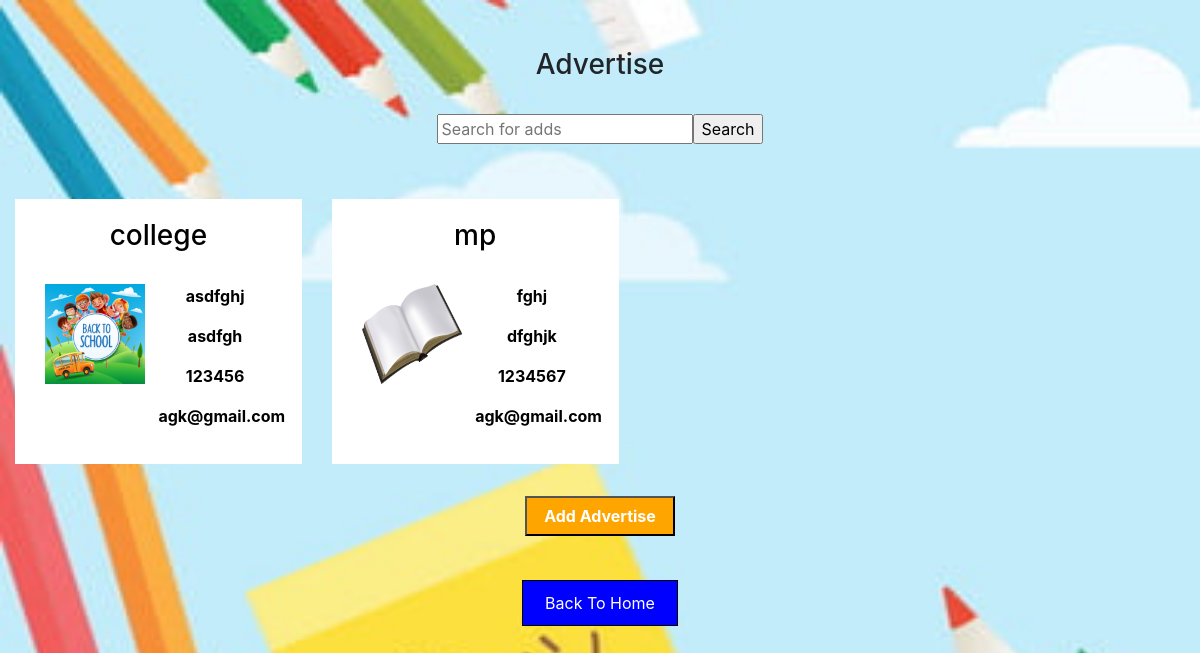
/displayalladd.php, run on the app's committed database.
### tables this page shows
CREATE TABLE `addvertise` (
  `id` int(255) NOT NULL,
  `name` varchar(255) NOT NULL,
  `PAddress` varchar(255) NOT NULL,
  `Phno` varchar(255) NOT NULL,
  `Emailid` varchar(255) NOT NULL,
  `AddvertiseOnWhat` varchar(255) NOT NULL,
  `title` varchar(255) NOT NULL,
  `body` varchar(255) NOT NULL,
  `Location` varchar(255) NOT NULL,
  `contact` varchar(255) NOT NULL,
  `AddEmailid` varchar(255) NOT NULL,
  `AddImage` varchar(255) NOT NULL
);

### displayalladd.php (the view, shortened to what this page needs)
<html>
<body background="images/bg5.jpg">
<br>
<br>
<center><h3> Advertise </h3></center>
<?php
$strKeyword = null;
?>
<form name="frmSearch" method="post" action="<?php echo $_SERVER['SCRIPT_NAME'];?>">
<br>
<center><table width="599" border="0">
<tr>
<input name="txtKeyword" type="text" id="txtKeyword" placeholder="Search for adds" value="<?php echo $strKeyword;?>">
<input type="submit" value="Search"></th>
</tr>
</table></center>
<br>
</form>
<?php
	include('conns.php');
$sql = "SELECT * FROM addvertise WHERE title LIKE '%".$strKeyword."%' ";
$query = mysqli_query($conn,$sql);
?>
<?php
while($result=mysqli_fetch_array($query,MYSQLI_ASSOC))
{
?>
 <div style="float:left; padding: 20px; text-align: center; font-weight:bold; color:black; background: white; margin:15px">
<center><h3> <?php echo $result['title']; ?> </h3></center>
<br>
<div class="left">
<p> <img src=" <?php echo $result['AddImage']; ?>" height="100px" width="100px"> </td>
</div>
<div class="right">
<p> <?php echo $result['body']; ?> </p>
<p> <?php echo $result['Location']; ?> </p>
<p> <?php echo $result['contact']; ?> </p>
<p> <?php echo $result['AddEmailid']; ?> </p>
</div>
</div>
<?php
}
?>
<br><br><br><br><br><br><br><br><br><br><br><br><br>
<form action="addvertise.php">
<center><input type="submit" class="display" name="submit" value="Add Advertise"></center>
<br>
</form>
<form action="BookBasket.php">
<center><input type="submit" name="submit" style="background-color: Blue; border: solid black 1px; color: white; padding: 10px 22px; margin: 4px 2px; cursor: pointer; text-decoration: none" value="Back To Home"></center>
<br>
</form>
</body>
<head>
<link rel="stylesheet" href="https://maxcdn.bootstrapcdn.com/bootstrap/4.5.2/css/bootstrap.min.css">
</head>

### displayalladd.php (style rules this page uses)
.left { width:30%; float: left; padding-left:10px; }
.right { width:50%; float: right; padding-right:10px; }
body { background-repeat: no-repeat; background-size: cover; }
.display { width: 150px; height: 40px; background: Orange; color: white; font-weight: bold; }

### data on the page
addvertise: title "college", AddImage (picture), body "asdfghj", Location "asdfgh", contact "123456", AddEmailid "agk@gmail.com"
addvertise: title "mp", AddImage (picture), body "fghj", Location "dfghjk", contact "1234567", AddEmailid "agk@gmail.com"
